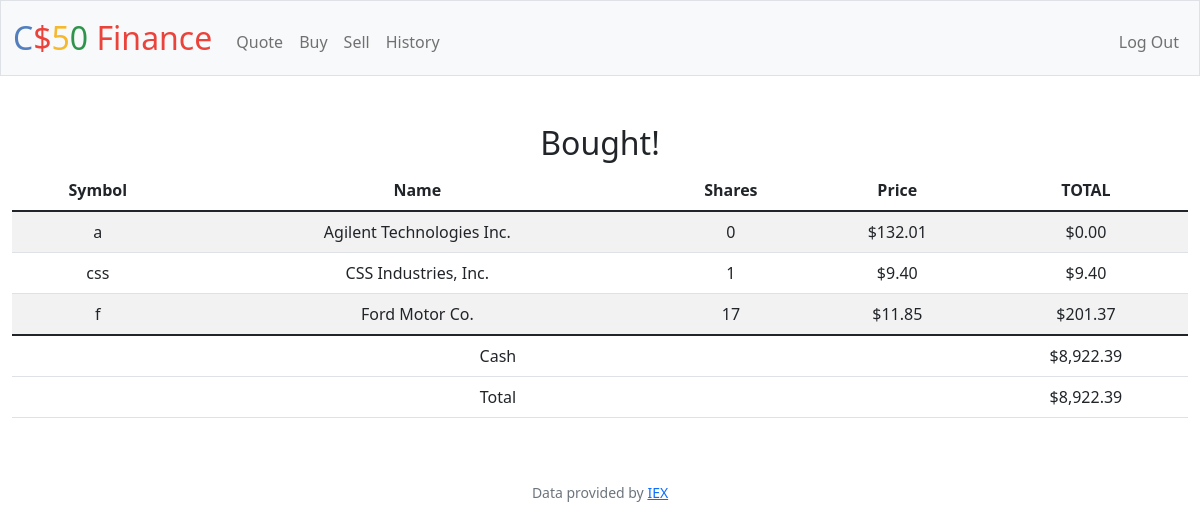
Screenshot of / (signed in) with the database file from the repository.
### tables this page shows
CREATE TABLE purchase (id INTEGER PRIMARY KEY AUTOINCREMENT NOT NULL, symbol TEXT, name TEXT, shares NUMERIC, price NUMERIC, user_id INTEGER, FOREIGN KEY(user_id) REFERENCES users(id));

CREATE TABLE users (id INTEGER PRIMARY KEY AUTOINCREMENT NOT NULL, username TEXT NOT NULL, hash TEXT NOT NULL, cash NUMERIC NOT NULL DEFAULT 10000.00);

### app.py (the view)
@app.route("/")
@login_required
def index():
    purchases = db.execute("SELECT * FROM purchase WHERE user_id = ?", session["user_id"])
    cash = db.execute("SELECT cash FROM users WHERE id = ?", session["user_id"])[0]["cash"]
    return render_template("/index.html", user={"cash": cash, "total": session["total"]}, purchases=purchases)

### app.py (called while the page is built)
@app.after_request
def after_request(response):
    response.headers["Cache-Control"] = "no-cache, no-store, must-revalidate"
    response.headers["Expires"] = 0
    response.headers["Pragma"] = "no-cache"
    return response

### helpers.py (called while the page is built)
def login_required(f):
    @wraps(f)
    def decorated_function(*args, **kwargs):
        if session.get("user_id") is None:
            return redirect("/login")
        return f(*args, **kwargs)
    return decorated_function

def usd(value):
    return f"${value:,.2f}"

### templates/index.html (shortened to what this page needs)
{% extends "layout.html" %}
{% block main %}
    <div class="section">
        <h2>Bought!</h2>
        <table class="table table-striped">
            <thead>
                <tr>
                    <th>Symbol</th>
                    <th>Name</th>
                    <th>Shares</th>
                    <th>Price</th>
                    <th>TOTAL</th>
                </tr>
            </thead>
            <tbody>
                {% for purchase in purchases %}
                    <tr>
                        <td>{{ purchase["symbol"] }}</td>
                        <td>{{ purchase["name"] }}</td>
                        <td>{{ purchase["shares"] }}</td>
                        <td>{{ purchase["price"] | float | usd }}</td>
                        <td>{{ ((purchase["shares"] | int) * (purchase["price"] |float)) | usd }}</td>
                    </tr>
                {% endfor %}
            </tbody>
            <tfoot>
                <tr>
                    <td colspan="4">Cash</td>
                    <td>{{ user["cash"] | float | usd}}</td>
                </tr>
                <tr>
                    <td colspan="4">Total</td>
                    <td>{{ user["total"] | float | usd }}</td>
                </tr>
            </tfoot>
        </table>
    </div>
{% endblock %}

### templates/layout.html (shortened to what this page needs)
<!DOCTYPE html>
<html lang="en">
    <head>
        <link href="https://cdn.jsdelivr.net/npm/bootstrap@5.1.3/dist/css/bootstrap.min.css" rel="stylesheet">
        <link href="/static/styles.css" rel="stylesheet">
    </head>
    <body>
        <nav class="bg-light border navbar navbar-expand-md navbar-light">
            <div class="container-fluid">
                <a class="navbar-brand" href="/"><span class="blue">C</span><span class="red">$</span><span class="yellow">5</span><span class="green">0</span> <span class="red">Finance</span></a>
                <div class="collapse navbar-collapse" id="navbar">
                    {% if session["user_id"] %}
                        <ul class="navbar-nav me-auto mt-2">
                            <li class="nav-item"><a class="nav-link" href="/quote">Quote</a></li>
                            <li class="nav-item"><a class="nav-link" href="/buy">Buy</a></li>
                            <li class="nav-item"><a class="nav-link" href="/sell">Sell</a></li>
                            <li class="nav-item"><a class="nav-link" href="/history">History</a></li>
                        </ul>
                        <ul class="navbar-nav ms-auto mt-2">
                            <li class="nav-item"><a class="nav-link" href="/logout">Log Out</a></li>
                        </ul>
                    {% else %}
                        <ul class="navbar-nav ms-auto mt-2">
                            <li class="nav-item"><a class="nav-link" href="/register">Register</a></li>
                            <li class="nav-item"><a class="nav-link" href="/login">Log In</a></li>
                        </ul>
                    {% endif %}
                </div>
            </div>
        </nav>
        <main class="container-fluid py-5 text-center">
            {% block main %}{% endblock %}
        </main>
        <footer class="mb-5 small text-center text-muted">
            Data provided by <a href="https://iexcloud.io/">IEX</a>
        </footer>
    </body>
</html>

### static/styles.css (style rules this page uses)
nav .navbar-brand { font-size: xx-large; }
nav .navbar-brand .blue { color: #537fbe; }
nav .navbar-brand .red { color: #ea433b; }
nav .navbar-brand .yellow { color: #f5b82e; }
nav .navbar-brand .green { color: #2e944b; }

### rows the page displays
purchase: symbol "a", name "Agilent Technologies Inc.", shares "0", price "$132.01", shares+price "$0.00"
purchase: symbol "css", name "CSS Industries, Inc.", shares "1", price "$9.40", shares+price "$9.40"
purchase: symbol "f", name "Ford Motor Co.", shares "17", price "$11.85", shares+price "$201.37"
users: cash "$8,922.39"

### other values shown
{{ user["total"] | float | usd }} "$8,922.39"
